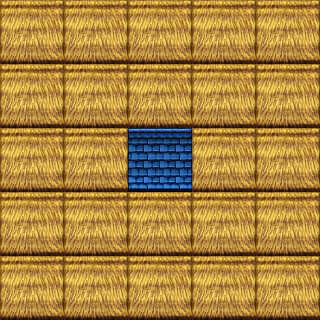

This game map was drawn from its Tiled (.tmx) file and the tilesets committed beside it. A one-line description and the full map source follow:
An orthogonal 10x10 tile map with 32x32 px tiles, 1 tile layer (块层 1).

<map version="1.0" orientation="orthogonal" renderorder="right-down" width="10" height="10" tilewidth="32" tileheight="32" nextobjectid="1">
 <tileset firstgid="1" name="TileA3" tilewidth="32" tileheight="32" tilecount="128" columns="16">
  <image source="TileA3.png" width="512" height="256" />
 </tileset>
 <layer name="块层 1" width="10" height="10">
  <data encoding="csv">
1,2,1,2,1,2,1,2,1,2,
17,18,17,18,17,18,17,18,17,18,
1,2,1,2,1,2,1,2,1,2,
17,18,17,18,17,18,17,18,17,18,
1,2,1,2,3,4,1,2,1,2,
17,18,17,18,19,20,17,18,17,18,
1,2,1,2,1,2,1,2,1,2,
17,18,17,18,17,18,17,18,17,18,
1,2,1,2,1,2,1,2,1,2,
17,18,17,18,17,18,17,18,17,18
</data>
 </layer>
</map>
